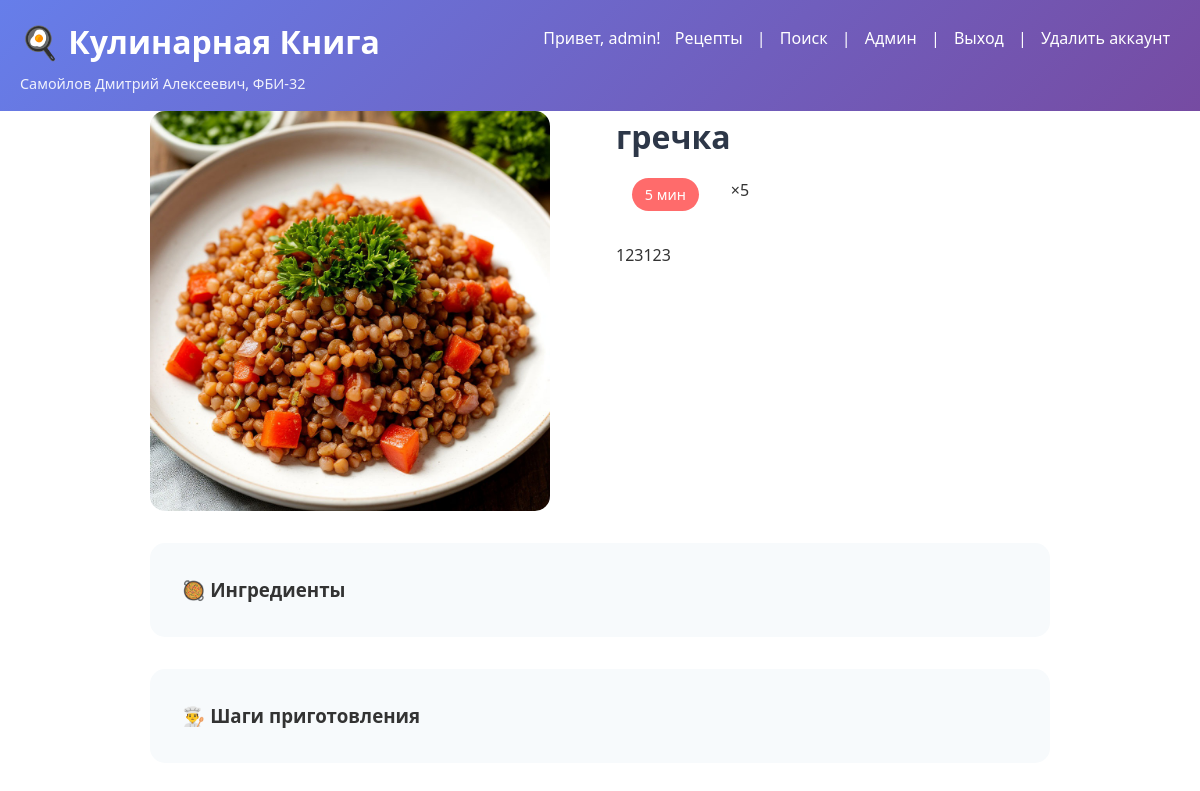
The page /recipe/2 (signed in) on the database as committed earlier.
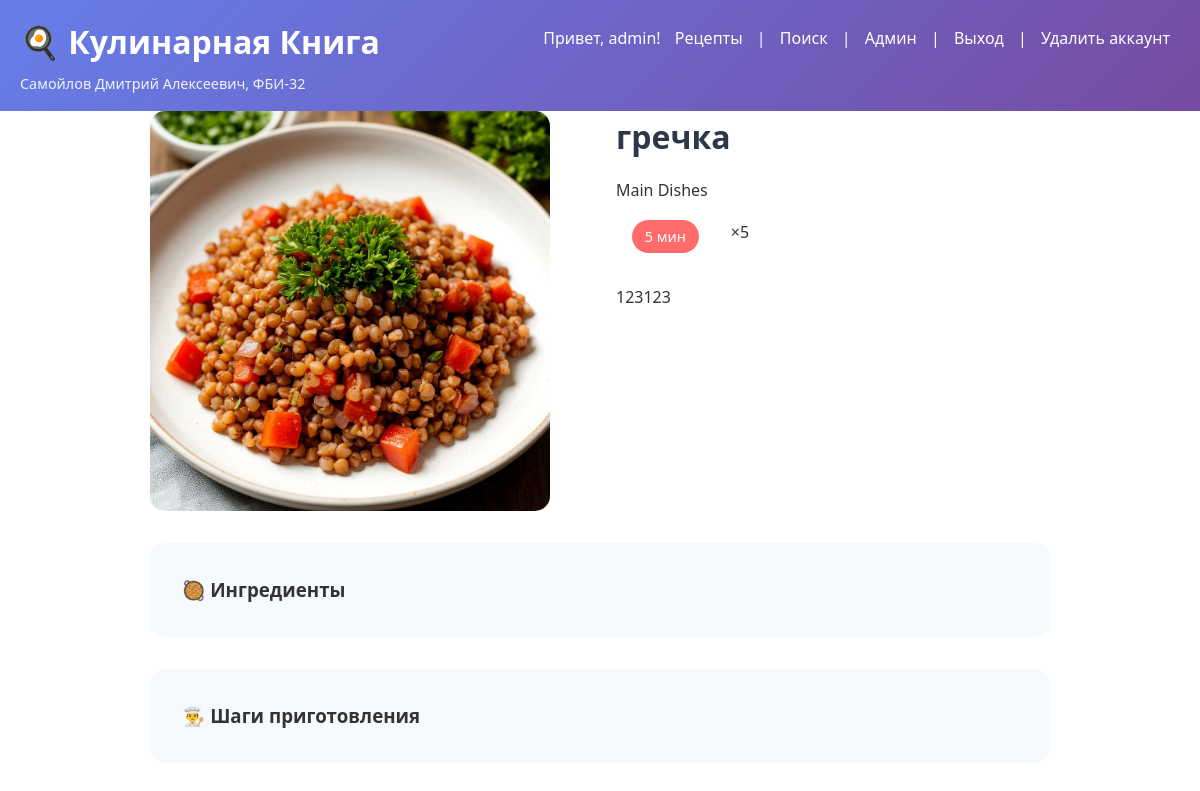
The same page on the database as committed later.
### tables this page shows
CREATE TABLE categories (
    id INTEGER PRIMARY KEY AUTOINCREMENT,
    name TEXT UNIQUE NOT NULL
);

### app.py (the view)
@app.route('/recipe/<int:recipe_id>')
def recipe_detail(recipe_id):
    if not session.get('login'):
        return redirect(url_for('login'))
    conn, cur = db_connect()
    param = (recipe_id,)
    if app.config['DB_TYPE'] == 'postgres':
        cur.execute("""
            SELECT r.*, c.name as category_name
            FROM recipes r
            LEFT JOIN categories c ON r.category_id = c.id
            WHERE r.id = %s
        """, param)
    else:
        cur.execute("""
            SELECT r.*, c.name as category_name
            FROM recipes r
            LEFT JOIN categories c ON r.category_id = c.id
            WHERE r.id = ?
        """, param)
    recipe = cur.fetchone()
    if not recipe:
        db_close(conn, cur)
        return "Рецепт не найден", 404
    if app.config['DB_TYPE'] == 'postgres':
        cur.execute("""
            SELECT i.name, i.unit, ri.quantity
            FROM recipe_ingredients ri
            JOIN ingredients i ON ri.ingredient_id = i.id
            WHERE ri.recipe_id = %s
        """, param)
        ingredients = cur.fetchall()
        cur.execute("""
            SELECT step_number, description
            FROM recipe_steps
            WHERE recipe_id = %s
            ORDER BY step_number
        """, param)
        steps = cur.fetchall()
    else:
        cur.execute("""
            SELECT i.name, i.unit, ri.quantity
            FROM recipe_ingredients ri
            JOIN ingredients i ON ri.ingredient_id = i.id
            WHERE ri.recipe_id = ?
        """, param)
        ingredients = cur.fetchall()
        cur.execute("""
            SELECT step_number, description
            FROM recipe_steps
            WHERE recipe_id = ?
            ORDER BY step_number
        """, param)
        steps = cur.fetchall()
    db_close(conn, cur)
    return render_template('recipe_detail.html', recipe=recipe, ingredients=ingredients,
                           steps=steps, student_info=STUDENT_INFO)

### app.py (called while the page is built)
def db_connect():
    if os.environ.get('USE_DB') == 'postgres':
        conn = psycopg2.connect(
            host='127.0.0.1',
            database='dimasam',
            user='dimasam',
            password='123'
        )
        cur = conn.cursor(cursor_factory=RealDictCursor)
        app.config['DB_TYPE'] = 'postgres'
        print("Подключено к PostgreSQL (dimasam)")
        return conn, cur
    else:
        conn = sqlite3.connect(SQLITE_DB_PATH, check_same_thread=False)
        conn.row_factory = sqlite3.Row
        cur = conn.cursor()
        app.config['DB_TYPE'] = 'sqlite'
        print(f"Подключено к SQLite: {SQLITE_DB_PATH}")
        return conn, cur

def db_close(conn, cur):
    conn.commit()
    cur.close()
    conn.close()

### templates/recipe_detail.html (shortened to what this page needs)
{% extends "base.html" %}
{% block content %}
<div class="recipe-detail">
    <div class="recipe-header">
        {% if recipe.image_path %}
        <img src="{{ url_for('static', filename='images/' + recipe.image_path) }}" alt="{{ recipe.title }}">
        {% else %}
        <div class="no-image-large">📷 {{ recipe.title }}</div>
        {% endif %}
        <div class="recipe-info">
            <h1>{{ recipe.title }}</h1>
            {% if recipe.category_name %}
            <span class="category">{{ recipe.category_name }}</span>
            {% endif %}
            <div class="recipe-meta">
                <span class="time">{{ recipe.cooking_time }} мин</span>
                <span class="servings">×{{ recipe.servings }}</span>
            </div>
            {% if recipe.description %}
            <p>{{ recipe.description }}</p>
            {% endif %}
        </div>
    </div>
    <div class="recipe-content">
        <section class="ingredients-section">
            <h3>🥘 Ингредиенты</h3>
        </section>
        <section class="steps-section">
            <h3>👨‍🍳 Шаги приготовления</h3>
        </section>
    </div>
</div>
{% endblock %}

Rows that differ between the two databases and show on the page:
added categories: category_name "Main Dishes"
